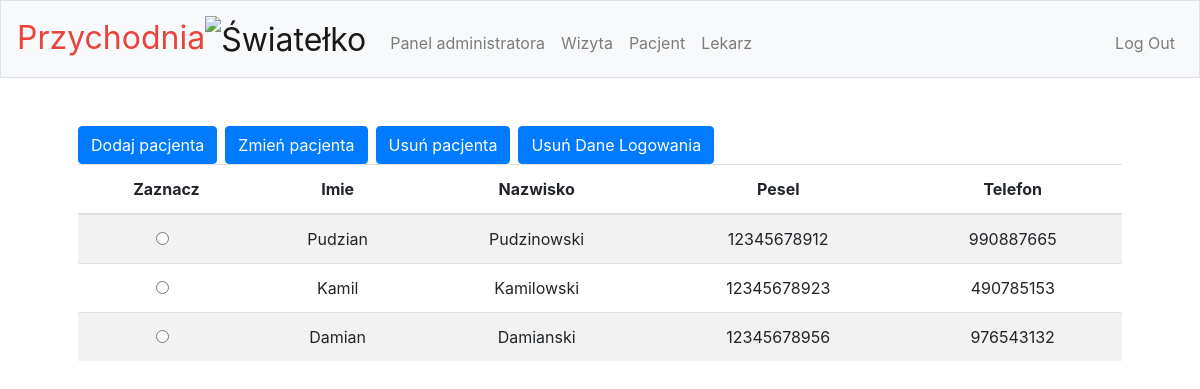
The app's page /pacjent (signed in), older data.
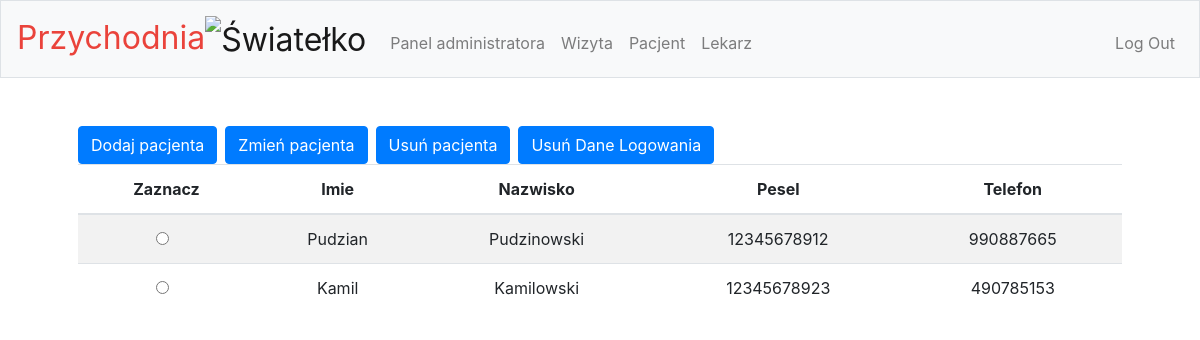
The same page, newer data.
### tables this page shows
CREATE TABLE Pacjent(id integer PRIMARY KEY AUTOINCREMENT, Name TEXT, Surname TEXT, Pesel TEXT, Telefon TEXT, Users_id INTEGER NOT NULL, FOREIGN KEY (Users_id) REFERENCES Users (id));

### app.py (the view)
@app.route('/pacjent', methods=['GET', 'POST'])
@login_required
def pacjent():
    if session["access"] == 3:
        if request.method == "GET":
            session.pop('_flashes', None)
            con = sqlite3.connect("db.db")
            cur = con.cursor()
            columns = ["Imie", "Nazwisko", "Pesel", "Telefon"]
            cur.execute(
                "select id, Name, Surname, Pesel, Telefon from Pacjent")
            rows = cur.fetchall()
            return render_template("pacjent.html", columns=columns, rows=rows)

### app.py (called while the page is built)
def login_required(f):
    @wraps(f)
    def decorated_function(*args, **kwargs):
        if session.get("user_id") is None:
            return redirect("/login")
        return f(*args, **kwargs)
    return decorated_function

### templates/pacjent.html (shortened to what this page needs)
{% extends "layout.html" %}
{% block main %}
    <div class="btn-toolbar" role="toolbar">
        <div class="btn-group mr-2" role="group">
        <form method="get" action="/pacjent_create">
            <button class="btn btn-primary" type="submit">Dodaj pacjenta</button>
        </form>
        </div>
        <div class="btn-group mr-2" role="group">
        <form method="get" action="/pacjent_update">
               <button name="id" value="" onclick="getValue()" id="update" class="btn btn-primary" type="submit">Zmień pacjenta</button>
        </form>
        </div>
         <div class="btn-group mr-2" role="group">
            <form method="get" action="/pacjent_delete">
               <button name="id" value="" onclick="getValue()" id="delete" class="btn btn-primary" type="submit">Usuń pacjenta</button>
        </form>
         </div>
        <div class="btn-group mr-2" role="group">
            <form method="get" action="/pacjent_deleteuser">
               <button name="id" value="" onclick="getValue()" id="deleteuser" class="btn btn-primary" type="submit">Usuń Dane Logowania</button>
        </form>
        </div>
    </div>
    <table class="table table-striped">
        <thead class>
        <tr>
            <th scope="col">Zaznacz</th>
            {% for column in columns %}
                <th scope="col">{{ column }}</th>
            {% endfor %}
        </tr>
        </thead>
        <tbody>
        {% for row in rows %}
            <tr>
                <td>
                    <div class="form-check">
                        <input type="radio" class="form-check-input zaznacz" name="check" id="{{ row[0] }}" value="{{ row[0] }}">
                    </div>
                </td>
                {% for value in row[1:] %}
                    <td>{{ value }}</td>
                {% endfor %}
            </tr>
        {% endfor %}
        </tbody>
    </table>
{% endblock %}

Row changes from the older to the newer data that the page shows:
removed Pacjent: Name "Damian", Surname "Damianski", Pesel "12345678956", Telefon "976543132"
